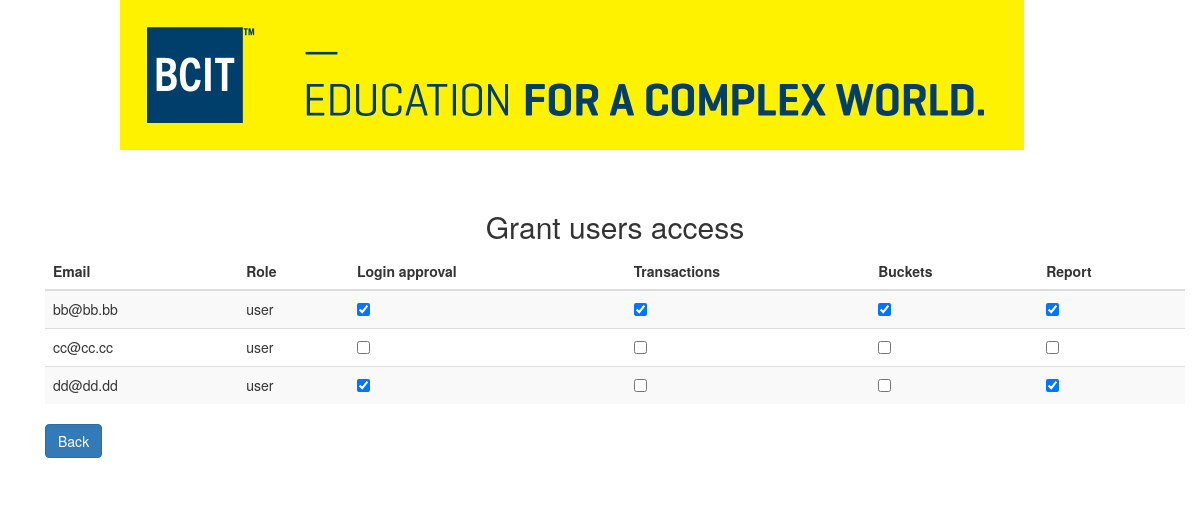
The app's page /admin.php with its own data.
### tables this page shows
CREATE TABLE users (
        id INTEGER PRIMARY KEY AUTOINCREMENT,
        email TEXT NOT NULL UNIQUE,
        password TEXT NOT NULL,
        role TEXT NOT NULL DEFAULT "user",
        can_login BOOLEAN NOT NULL DEFAULT FALSE,
        can_access_transaction BOOLEAN NOT NULL DEFAULT FALSE,
        can_access_bucket BOOLEAN NOT NULL DEFAULT FALSE,
        can_access_report BOOLEAN NOT NULL DEFAULT FALSE
    );

### admin.php (the view, shortened to what this page needs)
<?php
include 'inc_header.php';
$result = $db->query('SELECT * FROM users WHERE role = "user"');
?>
<div class="container">
  <h2 class="text-center">Grant users access</h2>
  <table class="table table-striped">
    <thead>
      <tr>
        <th>Email</th>
        <th>Role</th>
        <th>Login approval</th>
        <th>Transactions</th>
        <th>Buckets</th>
        <th>Report</th>
      </tr>
    </thead>
    <tbody>
      <?php
      while ($row = $result->fetchArray()) {
      ?>
        <tr>
          <td><?php echo $row['email']; ?></td>
          <td><?php echo $row['role']; ?></td>
          <td>
            <form action="access_update.php" method="post">
              <input type="checkbox" name="access_value" value="1" <?php echo ($row['can_login'] == 1) ? 'checked' : ''; ?> onchange="this.form.submit()">
            </form>
          </td>
          <td>
            <form action="access_update.php" method="post">
              <input type="checkbox" name="access_value" value="1" <?php echo ($row['can_access_transaction'] == 1) ? 'checked' : ''; ?> onchange="this.form.submit()">
            </form>
          </td>
          <td>
            <form action="access_update.php" method="post">
              <input type="checkbox" name="access_value" value="1" <?php echo ($row['can_access_bucket'] == 1) ? 'checked' : ''; ?> onchange="this.form.submit()">
            </form>
          </td>
          <td>
            <form action="access_update.php" method="post">
              <input type="checkbox" name="access_value" value="1" <?php echo ($row['can_access_report'] == 1) ? 'checked' : ''; ?> onchange="this.form.submit()">
            </form>
          </td>
        </tr>
      <?php
      }
      ?>
    </tbody>
  </table>
  <button class="btn btn-primary" onclick="window.location.href = 'index.php'">Back</button>
  <?php include 'inc_footer.php'; ?>

### records on screen
users: email "bb@bb.bb", role "user", can_login "☑", can_access_transaction "☑", can_access_bucket "☑", can_access_report "☑"
users: email "cc@cc.cc", role "user"
users: email "dd@dd.dd", role "user", can_login "☑", can_access_report "☑"
